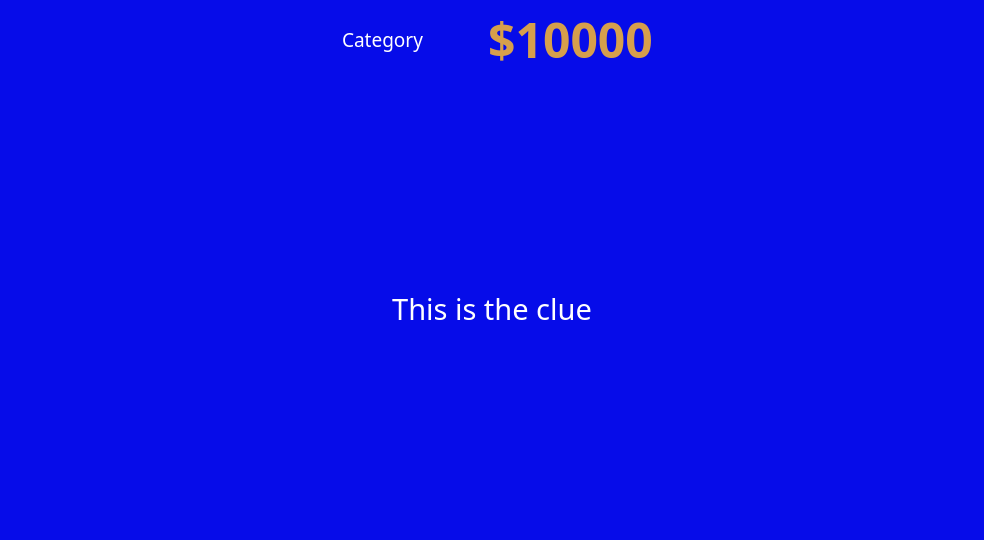
<?xml version="1.0" encoding="UTF-8"?>
<ui version="4.0">
 <class>PlayerClueWindow</class>
 <widget class="QMainWindow" name="PlayerClueWindow">
  <property name="geometry">
   <rect>
    <x>0</x>
    <y>0</y>
    <width>984</width>
    <height>540</height>
   </rect>
  </property>
  <property name="windowTitle">
   <string>MainWindow</string>
  </property>
  <property name="styleSheet">
   <string notr="true">background-color: rgb(6, 12, 233);</string>
  </property>
  <widget class="QWidget" name="centralwidget">
   <widget class="QLabel" name="CategoryLabel">
    <property name="geometry">
     <rect>
      <x>304</x>
      <y>0</y>
      <width>157</width>
      <height>78</height>
     </rect>
    </property>
    <property name="font">
     <font>
      <family>Perpetua Titling MT</family>
      <pointsize>14</pointsize>
      <weight>50</weight>
      <bold>false</bold>
     </font>
    </property>
    <property name="styleSheet">
     <string notr="true">color: rgb(255, 255, 255);</string>
    </property>
    <property name="text">
     <string>Category</string>
    </property>
    <property name="alignment">
     <set>Qt::AlignCenter</set>
    </property>
   </widget>
   <widget class="QLabel" name="AmountLabel">
    <property name="geometry">
     <rect>
      <x>461</x>
      <y>0</y>
      <width>219</width>
      <height>78</height>
     </rect>
    </property>
    <property name="font">
     <font>
      <family>Perpetua Titling MT</family>
      <pointsize>36</pointsize>
      <weight>75</weight>
      <bold>true</bold>
     </font>
    </property>
    <property name="styleSheet">
     <string notr="true">color: #d69f4c;</string>
    </property>
    <property name="text">
     <string>$10000</string>
    </property>
    <property name="alignment">
     <set>Qt::AlignCenter</set>
    </property>
   </widget>
   <widget class="QLabel" name="ClueLabel">
    <property name="geometry">
     <rect>
      <x>0</x>
      <y>78</y>
      <width>984</width>
      <height>462</height>
     </rect>
    </property>
    <property name="font">
     <font>
      <family>Script</family>
      <pointsize>22</pointsize>
      <weight>50</weight>
      <bold>false</bold>
     </font>
    </property>
    <property name="styleSheet">
     <string notr="true">color: rgb(255, 255, 255);</string>
    </property>
    <property name="text">
     <string>This is the clue</string>
    </property>
    <property name="alignment">
     <set>Qt::AlignCenter</set>
    </property>
   </widget>
  </widget>
 </widget>
 <resources/>
 <connections/>
</ui>
